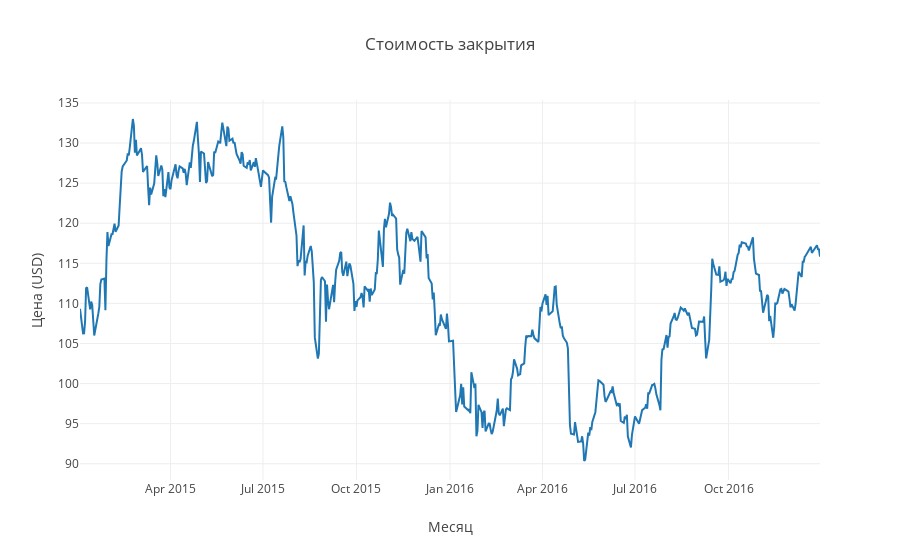

Notebook cell for this chart:
### Code cell
plotAsset('AAPL.O','2015-01-01','2017-01-01')

### Figure 1 — Plotly figure (JSON) as saved in the notebook; plotly's stock layout.template omitted (floating-point values rounded to 4 significant figures; data arrays with more than 128 entries replaced by an {"elided": "..."} marker saying what was removed)
{"data": [{"name": "Freeport-McMoRan Inc", "type": "scatter", "uid": "f4805d67-cbc4-421a-82ff-0cbca8075463", "x": {"elided": "504 str values"}, "y": {"elided": "504 float values"}}], "layout": {"legend": {"orientation": "h"}, "title": {"text": "Стоимость закрытия"}, "xaxis": {"title": {"text": "Месяц"}}, "yaxis": {"title": {"text": "Цена (USD)"}}}}
